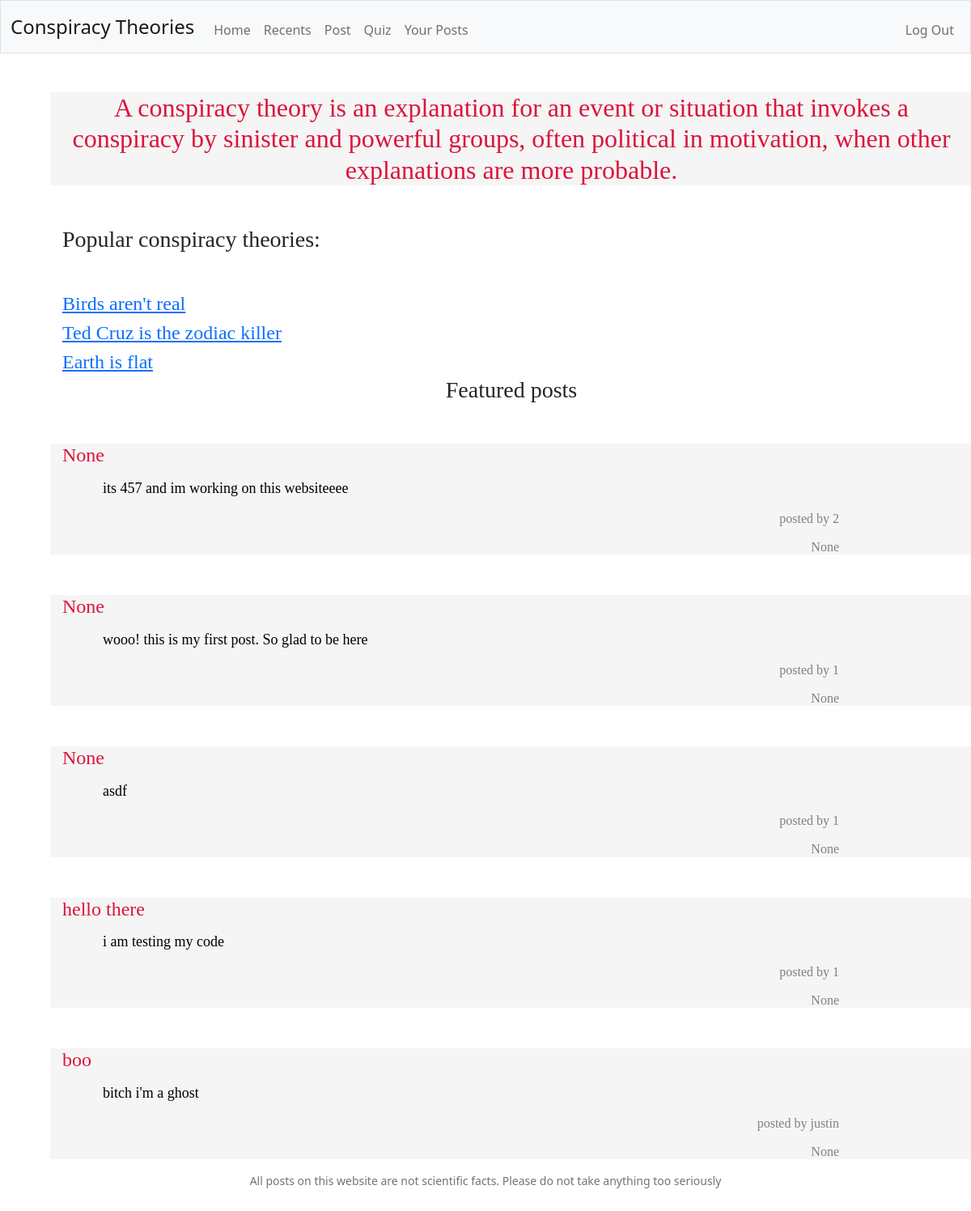
Page / (signed in) on the earlier database version.
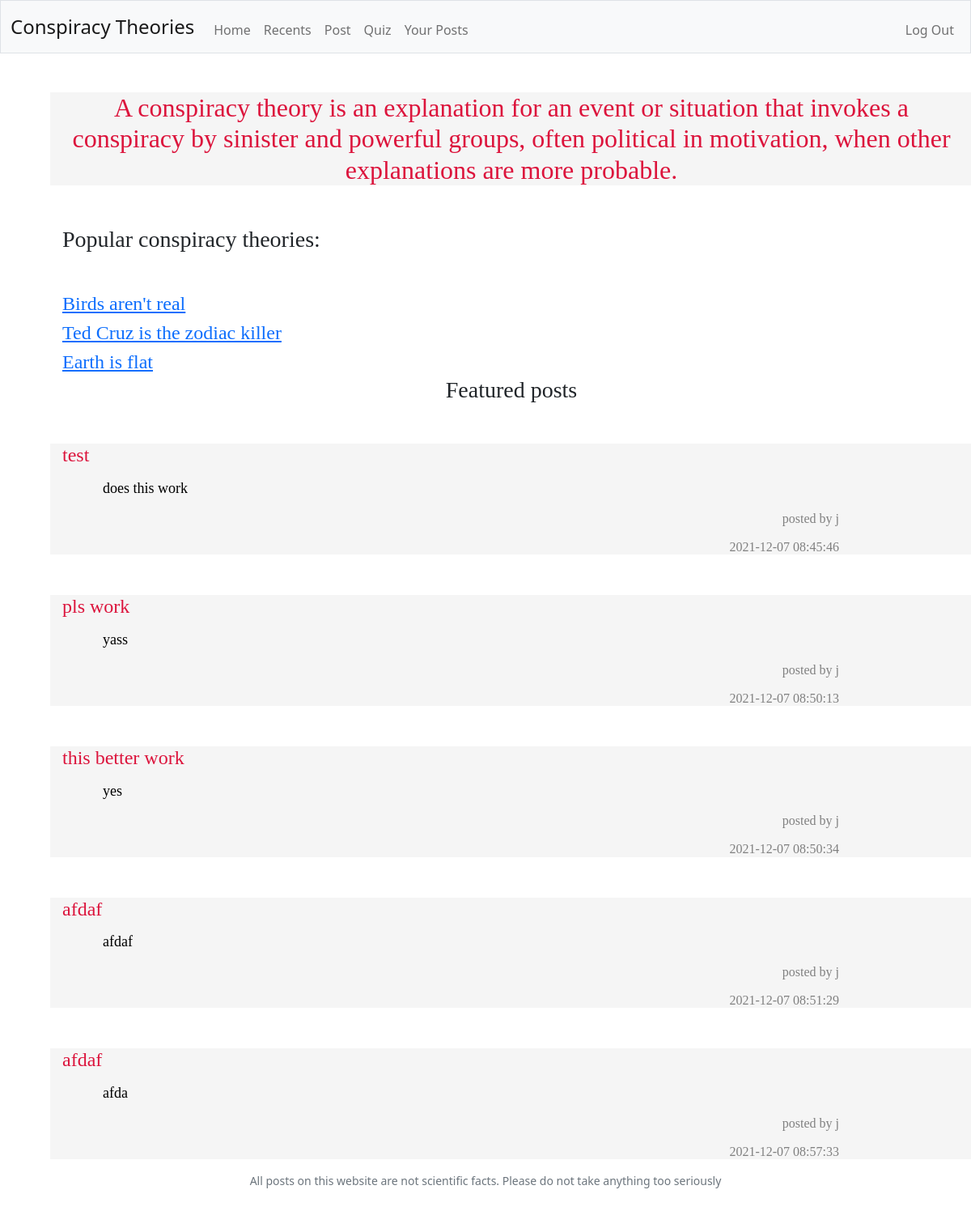
Same page on the later database version.
### tables this page shows
CREATE TABLE 'theories' ('name' TEXT, 'user' TEXT, 'content' TEXT, 'upvotes' INTEGER DEFAULT 0 , 'downvotes' INTEGER DEFAULT 0 , date TEXT, id INTEGER, 'genre' TEXT DEFAULT NULL);

### app.py (the view)
@app.route("/")
@login_required
def home():
    theories = db.execute("SELECT * FROM theories ORDER BY upvotes LIMIT 5")
    return render_template("home.html", theories=theories)

### app.py (called while the page is built)
@app.after_request
def after_request(response):
    response.headers["Cache-Control"] = "no-cache, no-store, must-revalidate"
    response.headers["Expires"] = 0
    response.headers["Pragma"] = "no-cache"
    return response

### helpers.py (called while the page is built)
def login_required(f):
    @wraps(f)
    def decorated_function(*args, **kwargs):
        if session.get("user_id") is None:
            return redirect("/login")
        return f(*args, **kwargs)
    return decorated_function

### templates/home.html (shortened to what this page needs)
<!DOCTYPE html>
<html lang="en">
    <head>
        <link href="https://cdn.jsdelivr.net/npm/bootstrap@5.1.3/dist/css/bootstrap.min.css" rel="stylesheet">
        <link href="/static/styles.css" rel="stylesheet">
    </head>
    <body>
        <nav class="bg-light border navbar navbar-expand-md navbar-light">
            <div class="container-fluid">
                <a class="navbar-brand" href="/">Conspiracy Theories</a>
                <div class="collapse navbar-collapse" id="navbar">
                    {% if session["user_id"] %}
                        <ul class="navbar-nav me-auto mt-2">
                            <li class="nav-item"><a class="nav-link" href="/">Home</a></li>
                            <li class="nav-item"><a class="nav-link" href="/recents">Recents</a></li>
                            <li class="nav-item"><a class="nav-link" href="/post">Post</a></li>
                            <li class="nav-item"><a class="nav-link" href="/quiz">Quiz</a></li>
                            <li class="nav-item"><a class="nav-link" href="/your-posts">Your Posts</a></li>
                        </ul>
                        <ul class="navbar-nav ms-auto mt-2">
                            <li class="nav-item"><a class="nav-link" href="/logout">Log Out</a></li>
                        </ul>
                    {% else %}
                        <ul class="navbar-nav ms-auto mt-2">
                            <li class="nav-item"><a class="nav-link" href="/register">Register</a></li>
                            <li class="nav-item"><a class="nav-link" href="/login">Log In</a></li>
                        </ul>
                    {% endif %}
                </div>
            </div>
        </nav>
        <main class="container-fluid py-5 text-center">
            {% block main %}
            <div>
                <h2 class="grey container crimson">A conspiracy theory is an explanation for an event or situation that invokes a conspiracy by sinister and powerful groups, often political in motivation, when other explanations are more probable.</h2>
            </div>
            <div class="container leftAlign">
                <h3>Popular conspiracy theories:</h3>
                <br>
                <a class="large" href="https://birdsarentreal.com/">Birds aren't real</a>
                <br>
                <a class="large" href="https://www.vox.com/2016/3/8/11179492/ted-cruz-zodiac-killer">Ted Cruz is the zodiac killer</a>
                <br>
                <a class="large" href="https://en.wikipedia.org/wiki/Flat_Earth">Earth is flat</a>
            </div>
            <div class="container">
                <h3>Featured posts</h3>
            </div>
                {% for post in theories %}
                <div class="container grey">
                    <h1 class="leftAlign crimson">{{ post.name }}</p>
                    <p class="paragraph black">{{ post.content }}</p>
                    <p class="author darkgrey">posted by {{ post.user }}</p>
                    <p class="author darkgrey">{{ post.date }}</p>
                </div>
                {% endfor %}
            {% endblock %}
            <footer class="mb-5 small text-center text-muted">
                All posts on this website are not scientific facts. Please do not take anything too seriously
            </footer>
        </main>
    </body>
</html>

Differences in the rows shown:
no longer on this page (row edited): theories: name "None", content "its 457 and im working on this websiteeee", user "2", date "None"
removed theories: name "hello there", content "i am testing my code", user "1", date "None"
no longer on this page (row edited): theories: name "boo", content "bitch i'm a ghost", user "justin", date "None"
changed theories: name "None" → "test"; content "wooo! this is my first post. So glad to be here" → "does this work"; user "1" → "j"; date "None" → "2021-12-07 08:45:46"
changed theories: name "None" → "pls work"; content "asdf" → "yass"; user "1" → "j"; date "None" → "2021-12-07 08:50:13"
added theories: name "this better work", content "yes", user "j", date "2021-12-07 08:50:34"
now on this page (row edited): theories: name "afdaf", content "afdaf", user "j", date "2021-12-07 08:51:29"
now on this page (row edited): theories: name "afdaf", content "afda", user "j", date "2021-12-07 08:57:33"
